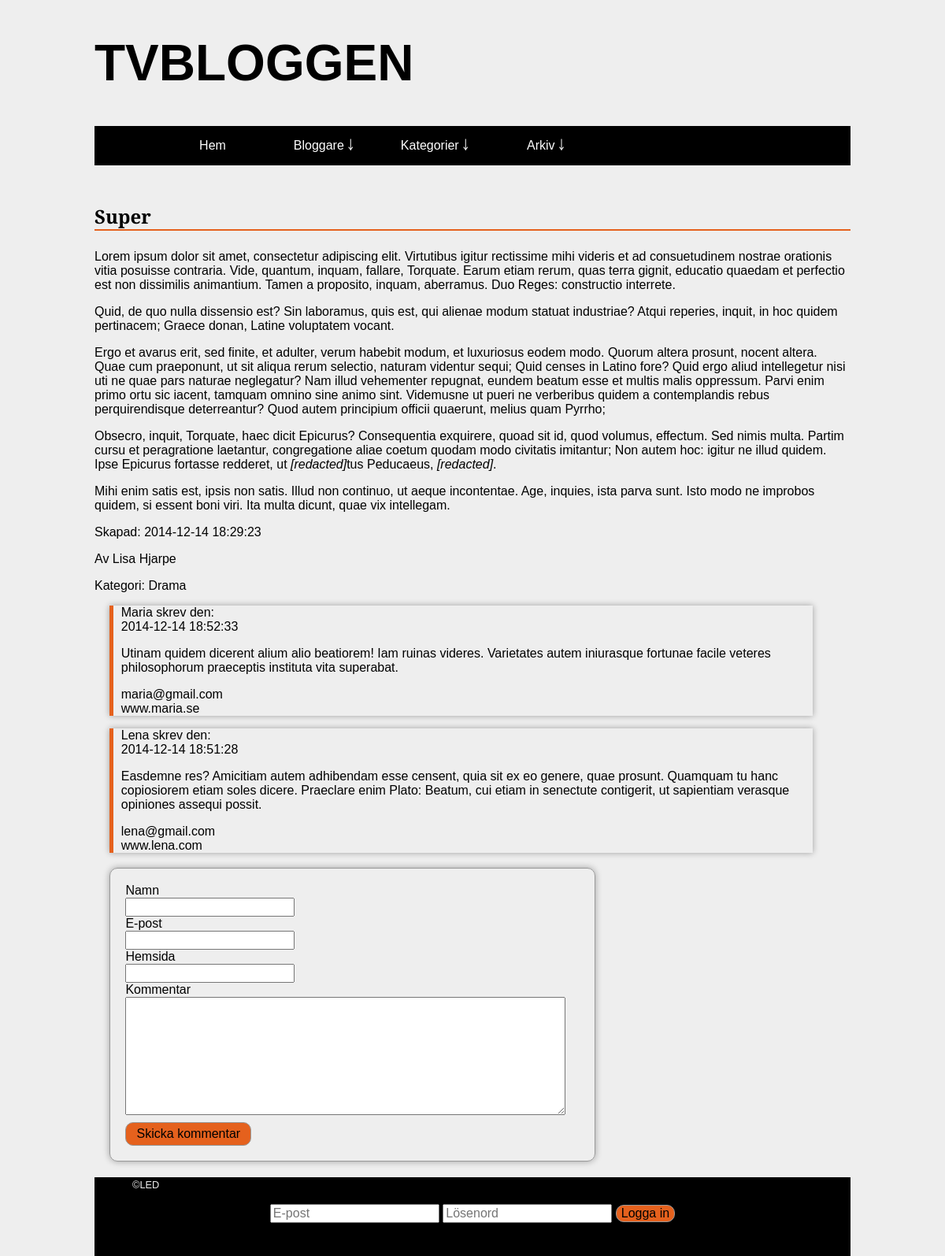
The app's page /show_post.php?post=25 with its own data.
### tables this page shows
CREATE TABLE IF NOT EXISTS `blogposts` (
`post_id` int(11) NOT NULL,
  `user_id` int(11) NOT NULL,
  `post_title` varchar(255) NOT NULL,
  `post_text` text NOT NULL,
  `published_time` timestamp NOT NULL DEFAULT CURRENT_TIMESTAMP,
  `category_id` int(11) NOT NULL,
  `published` tinyint(1) NOT NULL
);

CREATE TABLE IF NOT EXISTS `users` (
`user_id` int(11) NOT NULL,
  `first_name` varchar(30) NOT NULL,
  `last_name` varchar(30) NOT NULL,
  `email` varchar(255) NOT NULL,
  `password` varchar(30) NOT NULL,
  `website` varchar(255) NOT NULL
);

CREATE TABLE IF NOT EXISTS `categories` (
`category_id` int(11) NOT NULL,
  `category_name` varchar(30) NOT NULL
);

CREATE TABLE IF NOT EXISTS `comments` (
`comment_id` int(11) NOT NULL,
  `comment_text` text NOT NULL,
  `comment_name` varchar(30) NOT NULL,
  `comment_email` varchar(255) NOT NULL,
  `comment_website` varchar(255) NOT NULL,
  `post_id` int(11) NOT NULL,
  `comment_time` timestamp NOT NULL DEFAULT CURRENT_TIMESTAMP
);

### show_post.php (the view, shortened to what this page needs)
<?php
	include "includes/db_connect.php";
?>
<!DOCTYPE html>
<html>
<head>
	<link rel="stylesheet" href="css/style.css" type="text/css" />
</head>
	<body>
		<div id="wrapper">
			<?php include "includes/header2.php"; ?>
			<?php
				$post_id = $_GET['post'];
				$query =  "SELECT
					blogposts.*,
					categories.*,
					users.first_name, users.last_name, users.email, users.website
					FROM blogposts
					LEFT JOIN categories ON blogposts.category_id = categories.category_id
					LEFT JOIN users ON blogposts.user_id = users.user_id
					WHERE blogposts.post_id = '$post_id'
					";
				$result = $db_connect->query($query);
				while($row = $result->fetch_assoc()) {
					?>
					<div class="show_post">
						<h3><? echo "{$row['post_title']}"?></h3>
						<p><? echo "{$row['post_text']}"?></p>
						<p>Skapad: <? echo "{$row['published_time']}"?></p>
						<p>Av <? echo "{$row['first_name']} " . "{$row['last_name']}"?></p>
						<p>Kategori: <? echo "{$row['category_name']}"?></p>
					</div>
					<?php
				}
				if(isset($_SESSION["status"]) && ($_SESSION["status"] == "logged_in") && ($_SESSION["user_id"] != 4)) {
					$user_id = $_SESSION["user_id"];
					$query3 = "SELECT
						comments.*,
						blogposts.*
						FROM comments
						LEFT JOIN blogposts ON comments.post_id = blogposts.post_id
						WHERE blogposts.post_id = '$post_id' AND blogposts.user_id = '$user_id'
						";
					$stmt = $db_connect->stmt_init();
					$result = $db_connect->query($query3);
					echo mysqli_error($db_connect);
					$stmt->prepare($query3);
					$stmt->execute();
					while($row = $result->fetch_assoc()) {
						?>
						<div class="show_comments">
							<p><? echo "{$row['comment_name']} "; ?>skrev den: </p>
							<p><? echo "{$row['comment_time']}"; ?></p>
							<p><? echo "{$row['comment_text']}"; ?></p>
							<p><? echo "{$row['comment_email']}"; ?></p>
							<p><? echo "{$row['comment_website']}"; ?></p>
							<form action="delete_comment.php" method="post">
								<input type="hidden" name="comment_id" value="<? echo "{$row['comment_id']}"; ?>" />
								<input type="hidden" name="post_id" value="<? echo "{$row['post_id']}"; ?>" />
								<input type="submit" name="delete_comment" value="Radera kommentar" />
							</form>
						</div>
						<?php
					}
				}
				else {
					$query2 = "SELECT *
						FROM comments
						WHERE post_id = '$post_id'
						ORDER BY comment_time DESC
						";
					$result = $db_connect->query($query2);
					while($row = $result->fetch_assoc()) {
						?>
						<div class="show_comments">
							<p><? echo "{$row['comment_name']} "; ?>skrev den: <br />
								<? echo "{$row['comment_time']}"; ?></p>
							<p><? echo "{$row['comment_text']}"; ?></p>
							<p><? echo "{$row['comment_email']}"; ?><br />
								<? echo "{$row['comment_website']}"; ?></p>
						</div>
						<?php
					}
				}
				?>
				<form class="form_comment" action="save_comment.php" method="post">
					<label>Namn</label><br />
					<input type="text" name="comment_name" /><br />
					<label>E-post</label><br />
					<input type="text" name="comment_email" /><br />
					<label>Hemsida</label><br />
					<input type="text" name="comment_website" /><br />
					<label>Kommentar</label><br />
					<textarea name="comment_text" cols="45" rows="8">
					</textarea><br />
					<input type="submit" name="send_comment" value="Skicka kommentar" />
				</form>
				<?
				include "includes/footer.php";
			?>
		</div>
	</body>
</html>

### css/style.css (style rules this page uses)
html { font-family: sans-serif; -ms-text-size-adjust: 100%; -webkit-text-size-adjust: 100%; }
body { margin: 0; }
button, input, optgroup, select, textarea { color: inherit; font: inherit; margin: 0; }
button, html input[type="button"], input[type="reset"], input[type="submit"] { -webkit-appearance: button; cursor: pointer; }
input { line-height: normal; }
textarea { overflow: auto; }
body { background-color: #eeeeee; font-family: "Merriweather Sans", sans-serif; }
form input[type=submit] { background: #e5611d; border: 1px solid #999; color: black; -webkit-border-radius: 10px; -moz-border-radius: 10px; border-radius: 10px; }
#wrapper { font-size: 1em; margin: 0 auto; max-width: 80%; }
#wrapper h3 { font-size: 1.5em; border-bottom: 2px solid #e5611d; }
.show_comments { border-left: 5px solid #e5611d; -webkit-box-shadow: 0px 0px 8px rgba(0, 0, 0, 0.33333); -moz-box-shadow: 0px 0px 8px rgba(0, 0, 0, 0.33333); box-shadow: 0px 0px 8px rgba(0, 0, 0, 0.33333); margin-left: 8%; margin-right: 5%; padding-left: 2%; }
.form_comment { border: 1px solid #999; height: auto; margin: 5%; padding: 2%; text-decoration: none; -webkit-border-radius: 10px; -moz-border-radius: 10px; border-radius: 10px; -webkit-box-shadow: 0px 0px 8px rgba(0, 0, 0, 0.33333); -moz-box-shadow: 0px 0px 8px rgba(0, 0, 0, 0.33333); box-shadow: 0px 0px 8px rgba(0, 0, 0, 0.33333); }
.form_comment textarea { width: 96%; }
.form_comment input[type=submit] { height: 30px; margin-top: 5px; width: 160px; }
@media screen and (min-width: 1024px) { .show_comments { margin-left: 2%; margin-right: 5%; padding-left: 1%; } }
@media screen and (min-width: 1024px) { .form_comment { margin: 2%; max-width: 60%; } }

### records on screen
blogposts: post_title "Super", post_text "Lorem ipsum dolor sit amet, consectetur adipiscing elit. Virtutibus igitur rectissime mihi videris et ad consuetudinem nostrae orationis vitia posuisse contraria. Vide, quantum, inquam, fallare, Torquate. Earum etiam rerum, quas terra gignit, educatio quaedam et perfectio est non dissimilis animantium. Tamen a proposito, inquam, aberramus. Duo Reges: constructio interrete. Quid, de quo nulla dissensio est? Sin laboramus, quis est, qui alienae modum statuat industriae? Atqui reperies, inquit, in hoc quidem pertinacem; Graece donan, Latine voluptatem vocant. Ergo et avarus erit, sed finite, et adulter, verum habebit modum, et luxuriosus eodem modo. Quorum altera prosunt, nocent altera. Quae…", published_time "2014-12-14 18:29:23", user.first_name "Lisa", user.last_name "Hjarpe", category.category_name "Drama"
comments: comment_name "Maria", comment_time "2014-12-14 18:52:33", comment_text "Utinam quidem dicerent alium alio beatiorem! Iam ruinas videres. Varietates autem iniurasque fortunae facile veteres philosophorum praeceptis instituta vita superabat.", comment_email "maria@gmail.com", comment_website "www.maria.se"
comments: comment_name "Lena", comment_time "2014-12-14 18:51:28", comment_text "Easdemne res? Amicitiam autem adhibendam esse censent, quia sit ex eo genere, quae prosunt. Quamquam tu hanc copiosiorem etiam soles dicere. Praeclare enim Plato: Beatum, cui etiam in senectute contigerit, ut sapientiam verasque opiniones assequi possit.", comment_email "lena@gmail.com", comment_website "www.lena.com"
